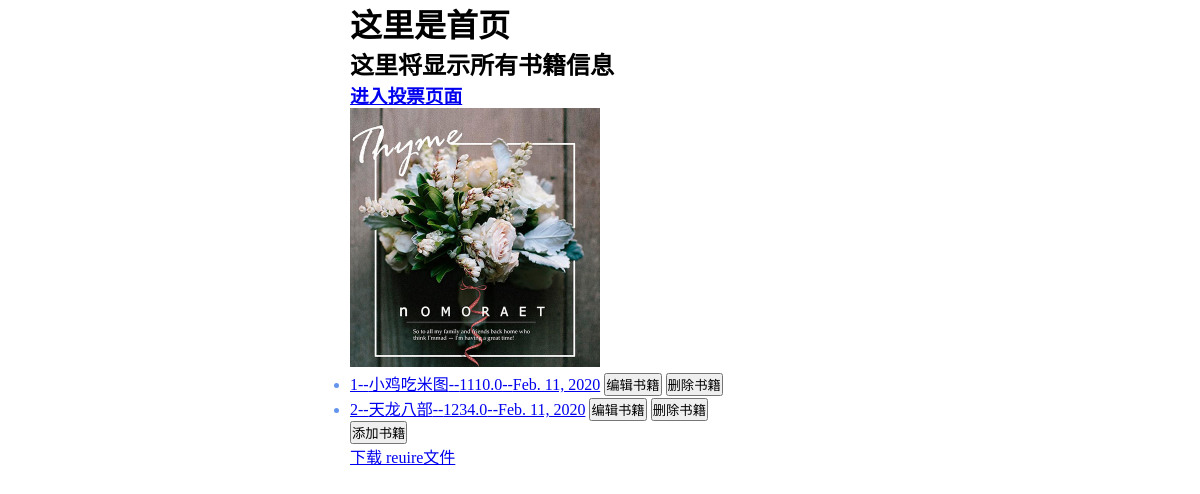
The page / on the database its author committed.
### booktest/models.py (models this page shows)
class Book(models.Model):
    title=models.CharField(max_length=20)
    price=models.FloatField(default=0)
    upd_date = models.DateField(default="2020-2-11")
    author=models.CharField(max_length=20,default="rhy")
    desc=models.CharField(max_length=50,null=True,blank=True,db_column="description")
    def __str__(self):
        return self.title

### booktest/views.py (the view)
# urls.py: url(r'^$', views.index,name='index'),
def index(request):
    books=Book.objects.all()
    return render(request,'index.html',{'books':books})

### templates/index.html (shortened to what this page needs)
<!DOCTYPE html>
<html lang="en">
<head>
    <link rel="stylesheet" href="/static/css/main.css">
</head>
<body>
<h1>这里是首页</h1>
<h2>这里将显示所有书籍信息</h2>
<div class="con">
    <a href="{% url 'polls:index'%}"><h3>进入投票页面</h3></a>
    <img src="/static/img/photo.jpg" alt="">
    <ul>
        {% for book in books %}
            <li>
                <a href="{% url 'booktest:detail' book.id%}">{{book.id}}--{{book.title}}--{{book.price}}--{{book.upd_date}}</a>
                <a href="{% url 'booktest:editbook' book.id%}"><button>编辑书籍</button></a>
                <a href="{% url 'booktest:deletebook' book.id%}"><button>删除书籍</button></a>
            </li>
        {% endfor %}
    </ul>
    <a href="{% url 'booktest:addbook'%}"><button>添加书籍</button></a>
    <br>
    <a href="http://127.0.0.1:8000/download/require.txt">下载 reuire文件</a>
</div>
</body>
</html>

### static/css/main.css (style rules this page uses)
* { margin: 0; padding: 0; }
.con { width: 500px; margin: 0 auto; color: cornflowerblue; }
h1 { width: 500px; margin: 0 auto; }
h2 { width: 500px; margin: 0 auto; }
img { width: 250px; }

### rows shown on the page
Book: id "1", title "小鸡吃米图", price "1110.0", upd_date "Feb. 11, 2020"
Book: id "2", title "天龙八部", price "1234.0", upd_date "Feb. 11, 2020"
